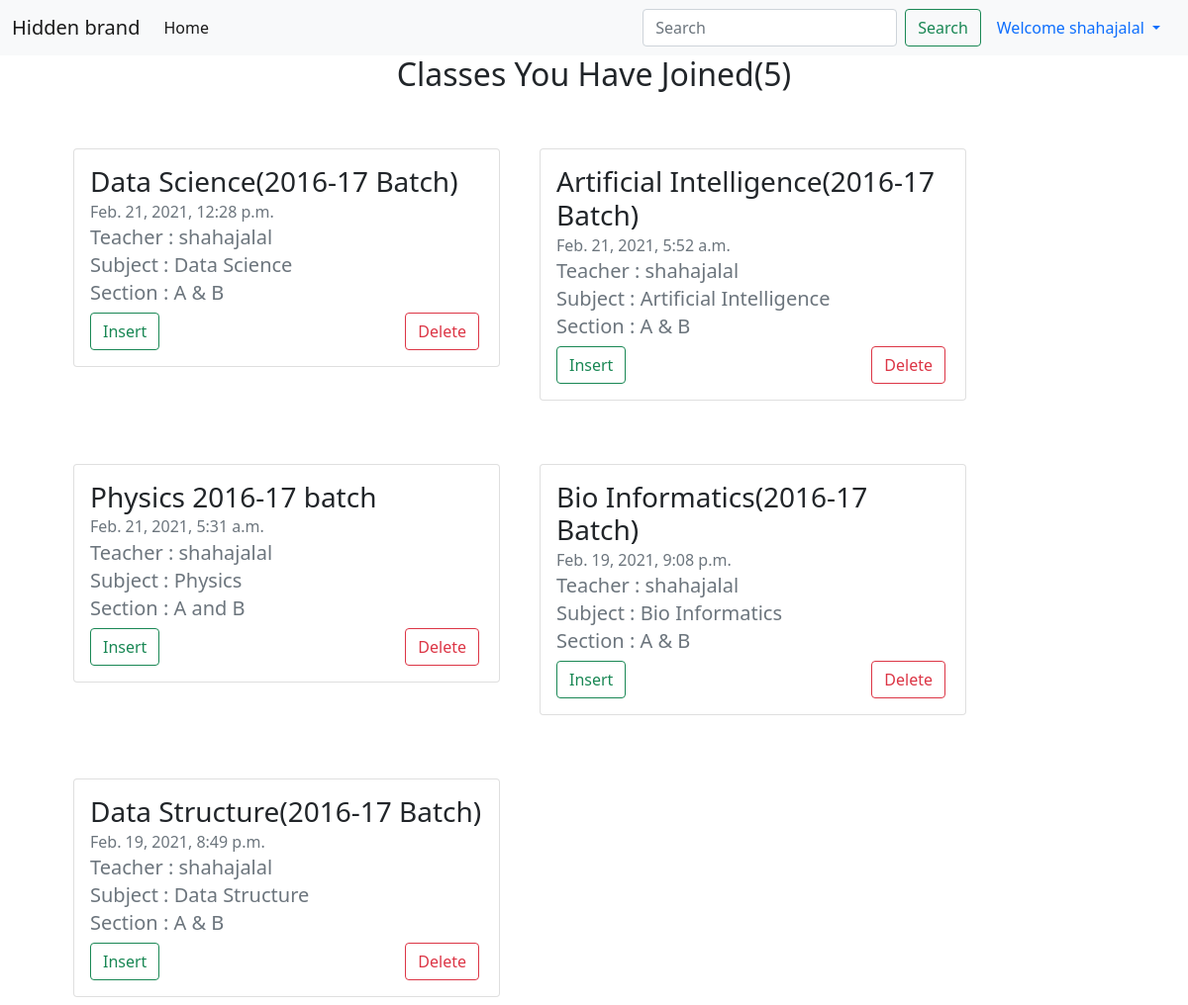
Screenshot of /classes (signed in) with the database file from the repository.
### studentApp/models.py (models this page shows, shortened)
class JoinedClass(models.Model):
    class_id=models.AutoField(primary_key=True)
    joined_class=models.ForeignKey(TeachingClass,on_delete=models.CASCADE)
    student=models.ForeignKey(User,on_delete=models.CASCADE)
    joining_date=models.DateTimeField(auto_now_add=True)
    class_code=models.CharField(max_length=50)
    class Meta:
        ordering= ('-joining_date',)

class TeachingClass(models.Model):
    teaching_class_id=models.AutoField(primary_key=True)
    slug=models.SlugField(blank=True, null=True)
    class_name=models.CharField(max_length=200)
    class_subject=models.CharField(max_length=70)
    class_section=models.CharField(max_length=50)
    class_timestamp=models.DateTimeField(auto_now_add=True)
    class_code=models.CharField(max_length=20,blank=True, null=True)
    class_author=models.ForeignKey(User, on_delete=models.CASCADE)
    class Meta:
        ordering= ('-class_timestamp',)

### studentApp/views.py (the view)
# urls.py: path('classes',views.handleClasses,name="handleClasses"),
def handleClasses(request):
    joined_classes=JoinedClass.objects.filter(student=request.user)
    length=len(joined_classes)
    joined_classes={'joined_classes':joined_classes,'len':length}
    return render(request,'studentApp/myClasses.html',joined_classes)

### studentApp/templates/studentApp/myClasses.html (shortened to what this page needs)
{% extends 'studentApp/baseMyClasses.html'%}
{% block body %}
<div class="container mb-3" style="text-align: center;">
    <h2>Classes You Have Joined({{len}})</h2>
    </div>
{% for class in joined_classes %}
{% if forloop.counter0|divisibleby:2 %}
<div class="container row mt-5" style="margin: auto;">
    <div class="col-md-5 column-left m-2">
        <div class="card">
            <div class="card-body">
                <h3 class="card-title">{{class.joined_class.class_name}}</h3>
                <h6 class="card-subtitle mb-2 text-muted">{{class.joining_date}}</h6>
                <h5 class="card-subtitle mb-2 text-muted">Teacher : {{class.joined_class.class_author}}</h5>
                <h5 class="card-subtitle mb-2 text-muted">Subject : {{class.joined_class.class_subject}}</h5>
                <h5 class="card-subtitle mb-2 text-muted">Section : {{class.joined_class.class_section}}</h5>
                <button type="button" class="btn btn-outline-success ">Insert</button>
                <button type="button" class="btn btn-outline-danger cardDeleteButton">Delete</button>
            </div>
        </div>
    </div>
    {% else %}
    <div class="col-md-5 column-right m-2">
        <div class="card">
            <div class="card-body">
                <h3 class="card-title">{{class.joined_class.class_name}}</h3>
                <h6 class="card-subtitle mb-2 text-muted">{{class.joining_date}}</h6>
                <h5 class="card-subtitle mb-2 text-muted">Teacher : {{class.joined_class.class_author}}</h5>
                <h5 class="card-subtitle mb-2 text-muted">Subject : {{class.joined_class.class_subject}}</h5>
                <h5 class="card-subtitle mb-2 text-muted">Section : {{class.joined_class.class_section}}</h5>
                <button type="button" class="btn btn-outline-success ">Insert</button>
                <button type="button" class="btn btn-outline-danger cardDeleteButton">Delete</button>
            </div>
        </div>
    </div>
</div>
{% endif %}
{% endfor %}
{% endblock %}

### studentApp/templates/studentApp/baseMyClasses.html (shortened to what this page needs)
<!doctype html>
<html lang="en">
  <head>
    <link href="https://cdn.jsdelivr.net/npm/bootstrap@5.0.0-beta1/dist/css/bootstrap.min.css" rel="stylesheet">
  </head>
  <body>
    <nav class="navbar navbar-expand-lg navbar-light bg-light">
        <div class="container-fluid">
          <div class="collapse navbar-collapse" id="navbarTogglerDemo01">
            <a class="navbar-brand" href="#">Hidden brand</a>
            <ul class="navbar-nav me-auto mb-2 mb-lg-0">
              <li class="nav-item">
                <a class="nav-link active" aria-current="page" href="/">Home</a>
              </li>
            </ul>
            <form class="d-flex">
              <input class="form-control me-2" type="search" placeholder="Search" aria-label="Search">
              <button class="btn btn-outline-success" type="submit">Search</button>
            </form>
            <div class="nav-item dropdown">
                <a class="nav-link dropdown-toggle" href="#" id="navbarDropdownMenuLink" role="button" data-bs-toggle="dropdown" aria-expanded="false">
                  Welcome {{user.get_username}}
                </a>
              </div>
          </div>
        </div>
      </nav>
   {%block body%}
   {% endblock %}
  </body>
</html>

### studentApp/templates/studentApp/myClasses.html (style rules this page uses)
.container { margin: auto; }
.cardDeleteButton { right: 20px; position: absolute; }

### rows the page displays
JoinedClass: joined_class.class_name "Data Science(2016-17 Batch)", joining_date "Feb. 21, 2021, 12:28 p.m.", joined_class.class_author "shahajalal", joined_class.class_subject "Data Science", joined_class.class_section "A & B"
JoinedClass: joined_class.class_name "Artificial Intelligence(2016-17 Batch)", joining_date "Feb. 21, 2021, 5:52 a.m.", joined_class.class_author "shahajalal", joined_class.class_subject "Artificial Intelligence", joined_class.class_section "A & B"
JoinedClass: joined_class.class_name "Physics 2016-17 batch", joining_date "Feb. 21, 2021, 5:31 a.m.", joined_class.class_author "shahajalal", joined_class.class_subject "Physics", joined_class.class_section "A and B"
JoinedClass: joined_class.class_name "Bio Informatics(2016-17 Batch)", joining_date "Feb. 19, 2021, 9:08 p.m.", joined_class.class_author "shahajalal", joined_class.class_subject "Bio Informatics", joined_class.class_section "A & B"
JoinedClass: joined_class.class_name "Data Structure(2016-17 Batch)", joining_date "Feb. 19, 2021, 8:49 p.m.", joined_class.class_author "shahajalal", joined_class.class_subject "Data Structure", joined_class.class_section "A & B"

### other values shown
{{ user.get_username }} "shahajalal"
{{ len }} "5"
